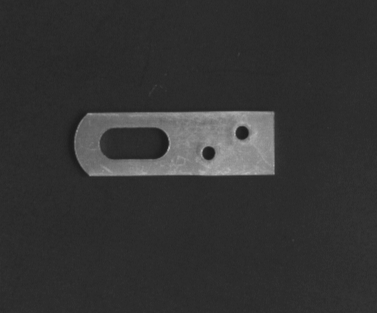
#> input picture OpenCV/img/dip_switch_03.bmp, 377 x 313 px
$ python demo8.py
#> lines starting #> are read from the running program, lines starting #| are printed output that depends on the picture; after the words box and inside, x2 and y2 are one past the last pixel; in counts of white or black regions, pixels touching at a corner belong together
import cv2
import numpy as np

#读取图片
image = cv2.imread('../img/dip_switch_03.bmp')
#> image is the input picture: shape (313, 377, 3); min 27, max 185, mean 51.4

image1 = image.copy()
rect = image1[80:220, 114:206]
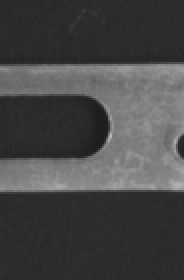
#> rect: shape (140, 92, 3) (shown 2 times larger); min 28, max 182, mean 70.6
gray = cv2.cvtColor(rect, cv2.COLOR_BGR2GRAY)  # face彩色图片变成灰度图片
retval, binary = cv2.threshold(gray, 0, 255, cv2.THRESH_OTSU)#二值化
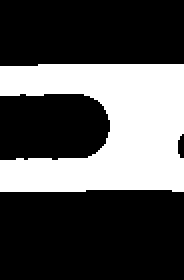
#> binary: shape (140, 92) (shown 2 times larger); 32.3% white; 1 white region, box (x1, y1, x2, y2) and area: (0, 32, 92, 96) 4155
#> retval = 85
fanse = cv2.bitwise_not(binary)#反色
bianyuan = cv2.bitwise_not(cv2.Canny(fanse,80,255))
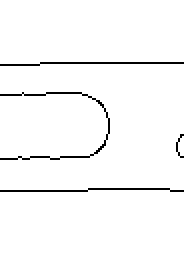
#> bianyuan: shape (140, 92) (shown 2 times larger); 97.5% white; black in thin lines or dots, all inside (x1, y1, x2, y2) = (0, 31, 92, 96)
section = cv2.cvtColor(bianyuan, cv2.COLOR_GRAY2BGR)
image1[80:220, 114:206] = section
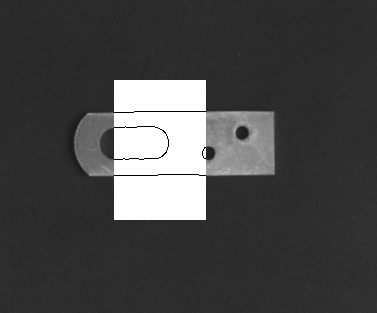
#> image1: shape (313, 377, 3); 10.92% of pixels changed, all inside (x1, y1, x2, y2) = (114, 80, 206, 220)

#画线
image2 = image1.copy()
ptStart = (114, 112)
ptEnd = (204, 112)
point_color = (0, 0, 255) # BGR 红色
thickness = 2
lineType = 4
cv2.line(image2, ptStart, ptEnd, point_color, thickness, lineType)
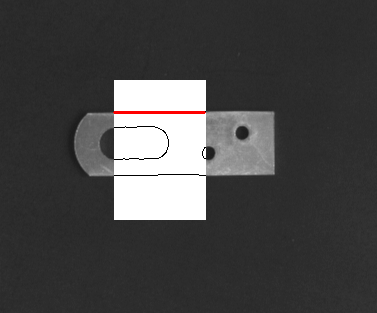
#> image2: shape (313, 377, 3); 0.23% of pixels changed, all inside (x1, y1, x2, y2) = (113, 111, 206, 114)
#----------------------------------------


#显示
cv2.imshow("image",image)
cv2.imshow("image1",image1)
cv2.imshow("image2",image2)

cv2.waitKey()
cv2.destroyAllWindows()

$ run again, with OpenCV/img/dip_switch_02.bmp copied over OpenCV/img/dip_switch_03.bmp
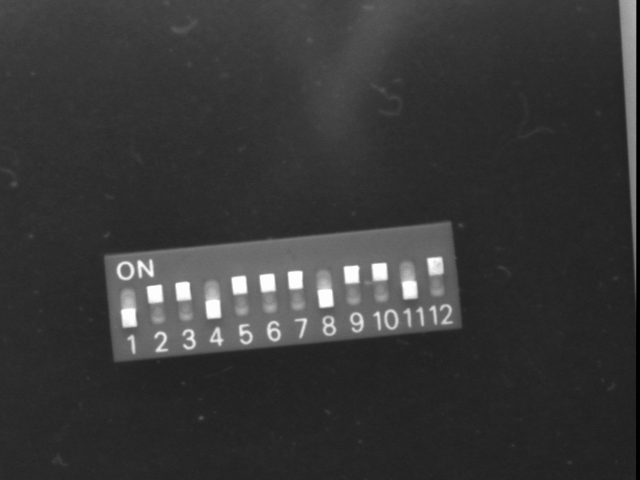
#> input picture OpenCV/img/dip_switch_02.bmp, 640 x 480 px
#> image is the input picture: shape (480, 640, 3); min 0, max 253, mean 55.8
#> `retval, binary = cv2.threshold(gray, 0, 255, cv2.THRESH_OTSU)#二值化`:
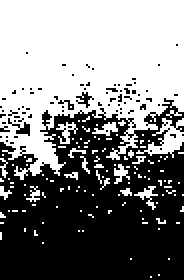
#> binary: shape (140, 92) (shown 2 times larger); 50.7% white; 78 black regions (75 under 20 px), largest, box (x1, y1, x2, y2) and area: (0, 49, 92, 140) 6111, (4, 59, 15, 68) 36, (38, 46, 47, 54) 29
#> retval = 47
#> bianyuan: shape (140, 92); 88.1% white; black in thin lines or dots, all inside (x1, y1, x2, y2) = (0, 21, 92, 140)
#> image1: shape (480, 640, 3); 4.19% of pixels changed, all inside (x1, y1, x2, y2) = (114, 80, 206, 220)
#> `cv2.line(image2, ptStart, ptEnd, point_color, thickness, lineType)`:
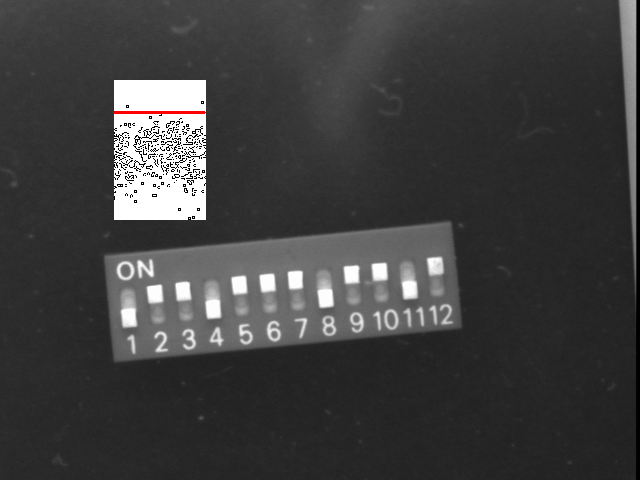
#> image2: shape (480, 640, 3); mean B, G, R 63, 63, 63.3
